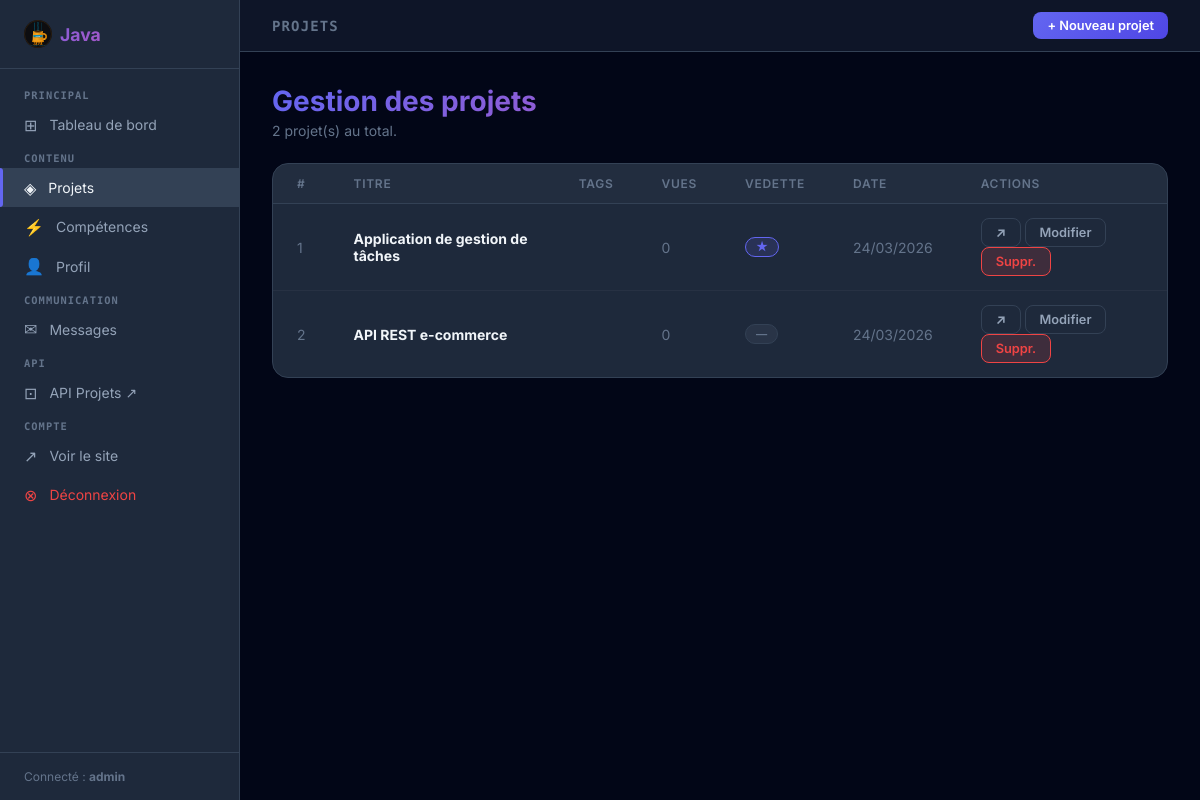
The page /admin/projects.php (signed in) on the database its author committed.
### tables this page shows
CREATE TABLE IF NOT EXISTS projects (
    id INT AUTO_INCREMENT PRIMARY KEY,
    title VARCHAR(255) NOT NULL,
    description TEXT NOT NULL,
    technologies VARCHAR(500) NOT NULL,
    image_url VARCHAR(500),
    project_url VARCHAR(500),
    github_url VARCHAR(500),
    featured TINYINT(1) DEFAULT 0,
    views INT DEFAULT 0,
    created_at TIMESTAMP DEFAULT CURRENT_TIMESTAMP
);

### admin/projects.php (the view, shortened to what this page needs)
<?php
$db = getDB();
$projects = $db->query("SELECT * FROM projects ORDER BY created_at DESC")->fetchAll();
?>
<!DOCTYPE html>
<html lang="fr">
<head>
  <link rel="stylesheet" href="/portfolio/assets/css/admin.css">
</head>
<body>
<?php include __DIR__ . '/partials/sidebar.php'; ?>
<main class="main">
  <div class="topbar">
    <span class="topbar__title">Projets</span>
    <a href="/admin/add-project.php" class="btn btn--primary btn--sm">+ Nouveau projet</a>
  </div>
  <div class="content">
    <h1 class="page-title">Gestion des projets</h1>
    <p class="page-sub"><?= count($projects) ?> projet(s) au total.</p>
    <div class="table-wrapper">
      <table>
        <thead>
          <tr>
            <th>#</th>
            <th>Titre</th>
            <th>Tags</th>
            <th>Vues</th>
            <th>Vedette</th>
            <th>Date</th>
            <th>Actions</th>
          </tr>
        </thead>
        <tbody>
          <?php foreach ($projects as $p): ?>
          <tr>
            <td class="text-muted"><?= $p['id'] ?></td>
            <td>
              <strong style="color:var(--text);"><?= htmlspecialchars($p['title']) ?></strong>
            </td>
            <td>
            </td>
            <td class="text-muted"><?= $p['views'] ?></td>
            <td>
              <span class="badge <?= $p['featured'] ? 'badge--featured' : 'badge--normal' ?>">
                <?= $p['featured'] ? '★' : '—' ?>
              </span>
            </td>
            <td class="text-muted"><?= date('d/m/Y', strtotime($p['created_at'])) ?></td>
            <td>
              <div class="d-flex gap-1">
                <a href="/project-detail.php?id=<?= $p['id'] ?>"
                   class="btn btn--ghost btn--sm btn--icon" target="_blank" title="Voir">↗</a>
                <a href="/admin/edit-project.php?id=<?= $p['id'] ?>"
                   class="btn btn--ghost btn--sm">Modifier</a>
                <a href="/admin/projects.php?delete=<?= $p['id'] ?>"
                   class="btn btn--danger btn--sm"
                   data-confirm="Supprimer « <?= htmlspecialchars($p['title']) ?> » ?">
                  Suppr.
                </a>
              </div>
            </td>
          </tr>
          <?php endforeach; ?>
        </tbody>
      </table>
    </div>
  </div>
</main>
</body>
</html>

### assets/css/admin.css (style rules this page uses)
:root { --primary: #6366f1; --primary-dark: #4f46e5; --success: #10b981; --danger: #ef4444; --warning: #f59e0b; --info: #3b82f6; --bg: #020617; --bg-dark: #0f172a; --surface: #1e293b; --surface-hover: #334155; --border: #334155; --text: #f1f5f9; --text-secondary:#94a3b8; --muted: #64748b; --bg-darker: #020617; --bg-card: #1e293b; --bg-hover: #334155; --text-primary: #f1f5f9; --shadow-md: 0 4px 6px -1px rgb(0 0 0 / .1); --shadow-lg: 0 10px 15px -3px rgb(0 0 0 / .1); --shadow-glow:0 0 20px rgba(99,102,241,.3); --transition-base: 300ms cubic-bezier(.4,0,.2,1); --sidebar-w: 240px; }
*, *::before, *::after { margin:0; padding:0; box-sizing:border-box; }
body { background: var(--bg); font-family: 'Inter', system-ui, sans-serif; color: var(--text); min-height: 100vh; }
a { color: inherit; text-decoration: none; }
.main { margin-left: var(--sidebar-w); min-height: 100vh; display: flex; flex-direction: column; }
.topbar { display: flex; align-items: center; justify-content: space-between; padding: .75rem 2rem; background: rgba(15,23,42,.95); backdrop-filter: blur(20px); border-bottom: 1px solid var(--border); position: sticky; top: 0; z-index: 100; }
.topbar__title { font-size: .875rem; font-weight: 600; color: var(--muted); font-family: 'DM Mono', monospace; text-transform: uppercase; letter-spacing: .08em; }
.content { padding: 2rem; flex: 1; }
.page-title { font-size: 1.75rem; font-weight: 700; background: linear-gradient(135deg, var(--primary), #ec4899); -webkit-background-clip: text; background-clip: text; color: transparent; margin-bottom: .25rem; }
.page-sub { color: var(--muted); font-size: .875rem; margin-bottom: 1.5rem; }
.table-wrapper { background: var(--surface); border-radius: 16px; border: 1px solid var(--border); overflow: hidden; }
table { width: 100%; border-collapse: collapse; }
thead th { padding: .75rem 1.5rem; text-align: left; font-size: .75rem; font-weight: 600; text-transform: uppercase; letter-spacing: .06em; color: var(--muted); background: rgba(255,255,255,.02); border-bottom: 1px solid var(--border); }
tbody td { padding: .875rem 1.5rem; border-bottom: 1px solid rgba(255,255,255,.04); font-size: .875rem; color: var(--text-secondary); }
tbody tr:last-child td { border-bottom: none; }
.text-muted { color: var(--muted) !important; }
.badge { display: inline-flex; align-items: center; padding: 2px 10px; border-radius: 99px; font-size: .7rem; font-weight: 600; }
.badge--featured { background: rgba(99,102,241,.15); color: var(--primary); border: 1px solid var(--primary); }
.badge--normal { background: rgba(100,116,139,.15); color: var(--muted); border: 1px solid var(--border); }
.btn { display: inline-flex; align-items: center; gap: .5rem; padding: 10px 24px; border-radius: 10px; font-weight: 600; font-size: .875rem; font-family: inherit; text-decoration: none; cursor: pointer; border: none; transition: var(--transition-base); }
.btn--primary { background: linear-gradient(135deg, var(--primary), var(--primary-dark)); color: #fff; }
.btn--ghost { background: transparent; color: var(--text-secondary); border: 1px solid var(--border); }
.btn--danger { background: rgba(239,68,68,.15); color: var(--danger); border: 1px solid var(--danger); }
.btn--sm { padding: 6px 14px; font-size: .8rem; border-radius: 8px; }

### rows shown on the page
projects: id "1", title "Application de gestion de tâches", views "0", created_at "24/03/2026"
projects: id "2", title "API REST e-commerce", views "0", created_at "24/03/2026"

### other values the page prints
$_SESSION['admin_username'] "admin"
count($projects) "2"
